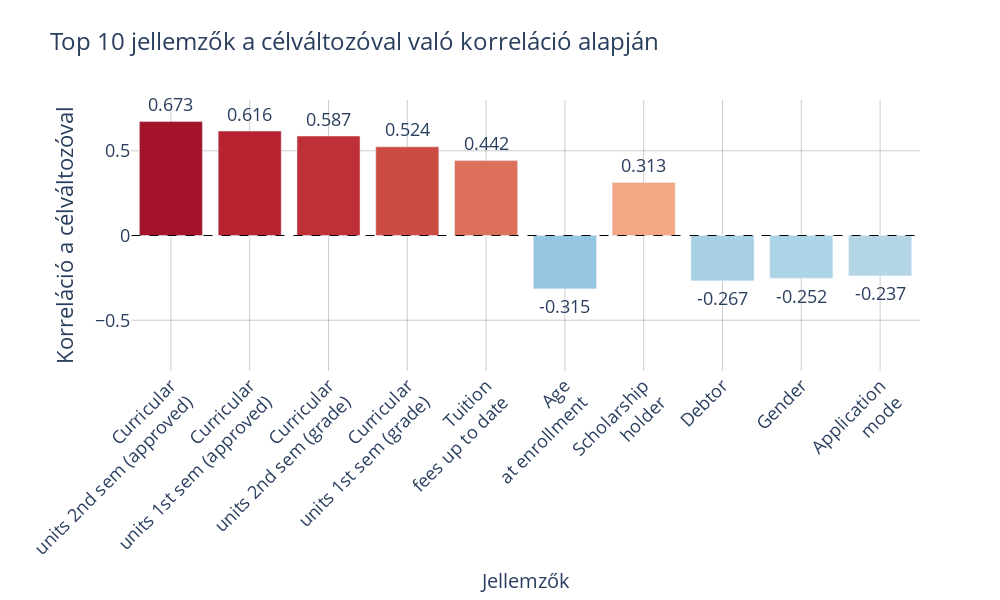

The notebook cell saved with this chart:
### Code cell
import plotly.graph_objects as go

# Compute Spearman correlations with the target
spearman_corr = df.corr(method='spearman')
target_correlations = spearman_corr['Target'].drop('Target')
top10_corr = target_correlations.reindex(target_correlations.abs().sort_values(ascending=False).index[:10])

# Use <br> instead of \n for multiline labels in Plotly
wrapped_labels = [label.replace(' ', '<br>', 1) for label in top10_corr.index]  # Insert line breaks after first 2 spaces
wrapped_label_map = dict(zip(top10_corr.index, wrapped_labels))

# Create vertical bar chart
fig = go.Figure()
fig.add_trace(go.Bar(
    x=wrapped_labels,
    y=top10_corr.values,
    marker=dict(
        color=top10_corr.values,
        colorscale='RdBu_r',
        cmin=-0.8,
        cmax=0.8
    )
))

# Update x-axis
fig.update_xaxes(
    tickvals=wrapped_labels,
    ticktext=wrapped_labels,
    title_text="Jellemzők",
    title_font=dict(size=20),
    tickangle=-45
)

# Add annotations with wrapped labels
for i, (feature, value) in enumerate(top10_corr.items()):
    wrapped_feature = wrapped_label_map[feature]
    fig.add_annotation(
        x=wrapped_feature,
        y=value + (0.02 if value > 0 else -0.02),
        text=f"{value:.3f}",
        showarrow=False,
        font=dict(size=18),
        yanchor='bottom' if value > 0 else 'top'
    )

# Layout and styling
fig.update_layout(
    title="Top 10 jellemzők a célváltozóval való korreláció alapján",
    title_font_size=24,
    yaxis_title="Korreláció a célváltozóval",
    width=1000,
    height=600,
    xaxis_tickangle=-45,
    yaxis=dict(range=[-0.8, 0.8], showgrid=True, gridcolor='rgba(0, 0, 0, 0.2)'),
    font=dict(size=18),
    plot_bgcolor='rgba(255, 255, 255, 0.5)',
    xaxis=dict(showgrid=True, gridcolor='rgba(0, 0, 0, 0.2)'),
    paper_bgcolor='rgba(0,0,0,0)',  
)

# Horizontal zero line
fig.add_shape(
    type="line",
    x0=-0.5, y0=0,
    x1=9.5, y1=0,
    line=dict(color="black", width=1, dash="dash")
)

fig.show()

### Figure 1 — Plotly figure (JSON) as saved in the notebook; plotly's stock layout.template omitted (floating-point values rounded to 4 significant figures)
{"data": [{"marker": {"cmax": 0.8, "cmin": -0.8, "color": [0.6728, 0.6165, 0.5872, 0.5237, 0.4421, -0.3151, 0.313, -0.2672, -0.252, -0.2372], "colorscale": [[0, "rgb(5,48,97)"], [0.1, "rgb(33,102,172)"], [0.2, "rgb(67,147,195)"], [0.3, "rgb(146,197,222)"], [0.4, "rgb(209,229,240)"], [0.5, "rgb(247,247,247)"], [0.6, "rgb(253,219,199)"], [0.7, "rgb(244,165,130)"], [0.8, "rgb(214,96,77)"], [0.9, "rgb(178,24,43)"], [1, "rgb(103,0,31)"]]}, "type": "bar", "x": ["Curricular<br>units 2nd sem (approved)", "Curricular<br>units 1st sem (approved)", "Curricular<br>units 2nd sem (grade)", "Curricular<br>units 1st sem (grade)", "Tuition<br>fees up to date", "Age<br>at enrollment", "Scholarship<br>holder", "Debtor", "Gender", "Application<br>mode"], "y": [0.6728, 0.6165, 0.5872, 0.5237, 0.4421, -0.3151, 0.313, -0.2672, -0.252, -0.2372]}], "layout": {"annotations": [{"font": {"size": 18}, "showarrow": false, "text": "0.673", "x": "Curricular<br>units 2nd sem (approved)", "y": 0.6928, "yanchor": "bottom"}, {"font": {"size": 18}, "showarrow": false, "text": "0.616", "x": "Curricular<br>units 1st sem (approved)", "y": 0.6365, "yanchor": "bottom"}, {"font": {"size": 18}, "showarrow": false, "text": "0.587", "x": "Curricular<br>units 2nd sem (grade)", "y": 0.6072, "yanchor": "bottom"}, {"font": {"size": 18}, "showarrow": false, "text": "0.524", "x": "Curricular<br>units 1st sem (grade)", "y": 0.5437, "yanchor": "bottom"}, {"font": {"size": 18}, "showarrow": false, "text": "0.442", "x": "Tuition<br>fees up to date", "y": 0.4621, "yanchor": "bottom"}, {"font": {"size": 18}, "showarrow": false, "text": "-0.315", "x": "Age<br>at enrollment", "y": -0.3351, "yanchor": "top"}, {"font": {"size": 18}, "showarrow": false, "text": "0.313", "x": "Scholarship<br>holder", "y": 0.333, "yanchor": "bottom"}, {"font": {"size": 18}, "showarrow": false, "text": "-0.267", "x": "Debtor", "y": -0.2872, "yanchor": "top"}, {"font": {"size": 18}, "showarrow": false, "text": "-0.252", "x": "Gender", "y": -0.272, "yanchor": "top"}, {"font": {"size": 18}, "showarrow": false, "text": "-0.237", "x": "Application<br>mode", "y": -0.2572, "yanchor": "top"}], "font": {"size": 18}, "height": 600, "paper_bgcolor": "rgba(0,0,0,0)", "plot_bgcolor": "rgba(255, 255, 255, 0.5)", "shapes": [{"line": {"color": "black", "dash": "dash", "width": 1}, "type": "line", "x0": -0.5, "x1": 9.5, "y0": 0, "y1": 0}], "title": {"font": {"size": 24}, "text": "Top 10 jellemzők a célváltozóval való korreláció alapján"}, "width": 1000, "xaxis": {"gridcolor": "rgba(0, 0, 0, 0.2)", "showgrid": true, "tickangle": -45, "ticktext": ["Curricular<br>units 2nd sem (approved)", "Curricular<br>units 1st sem (approved)", "Curricular<br>units 2nd sem (grade)", "Curricular<br>units 1st sem (grade)", "Tuition<br>fees up to date", "Age<br>at enrollment", "Scholarship<br>holder", "Debtor", "Gender", "Application<br>mode"], "tickvals": ["Curricular<br>units 2nd sem (approved)", "Curricular<br>units 1st sem (approved)", "Curricular<br>units 2nd sem (grade)", "Curricular<br>units 1st sem (grade)", "Tuition<br>fees up to date", "Age<br>at enrollment", "Scholarship<br>holder", "Debtor", "Gender", "Application<br>mode"], "title": {"font": {"size": 20}, "text": "Jellemzők"}}, "yaxis": {"gridcolor": "rgba(0, 0, 0, 0.2)", "range": [-0.8, 0.8], "showgrid": true, "title": {"text": "Korreláció a célváltozóval"}}}}
